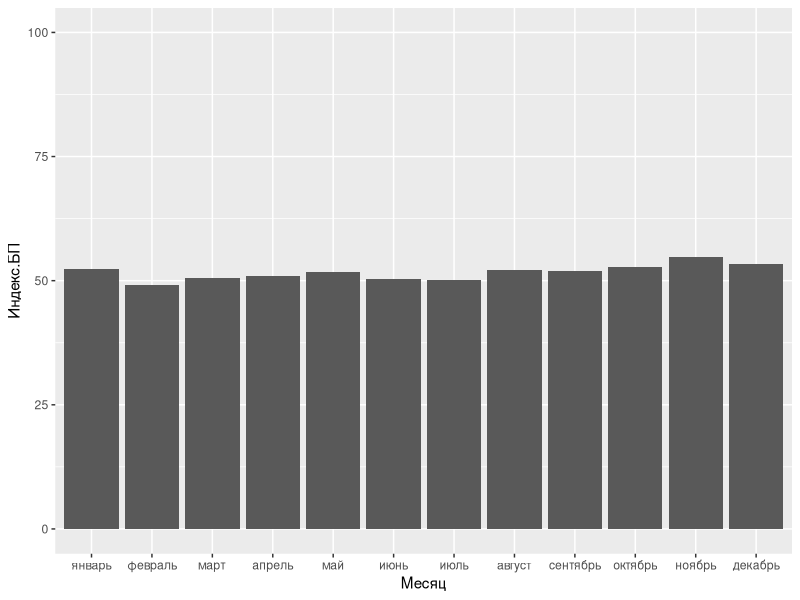
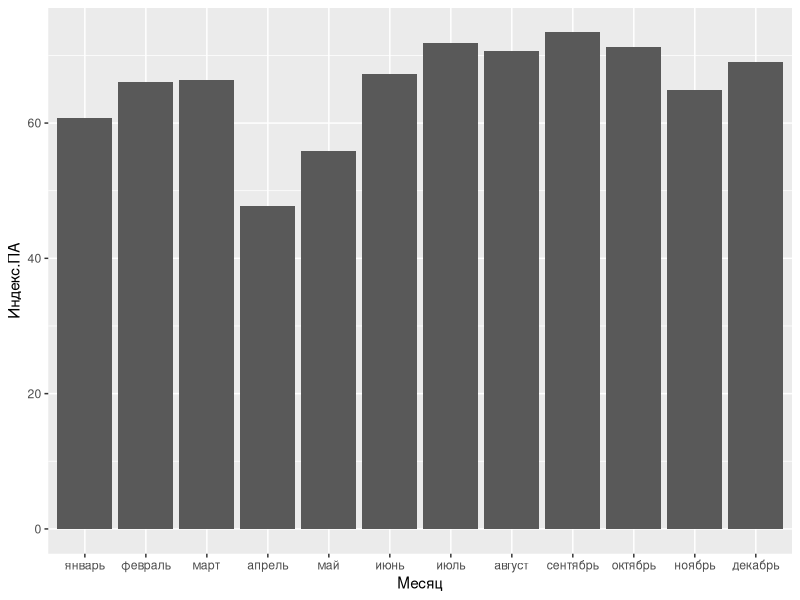
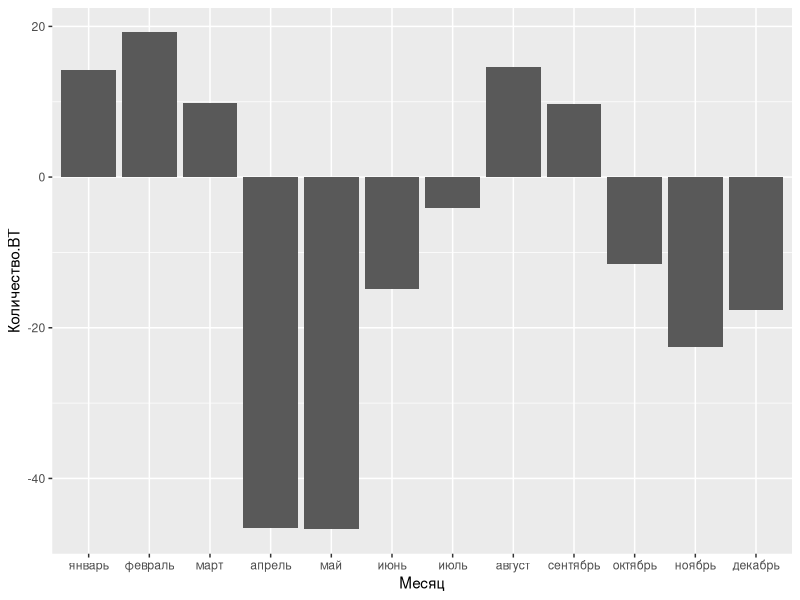
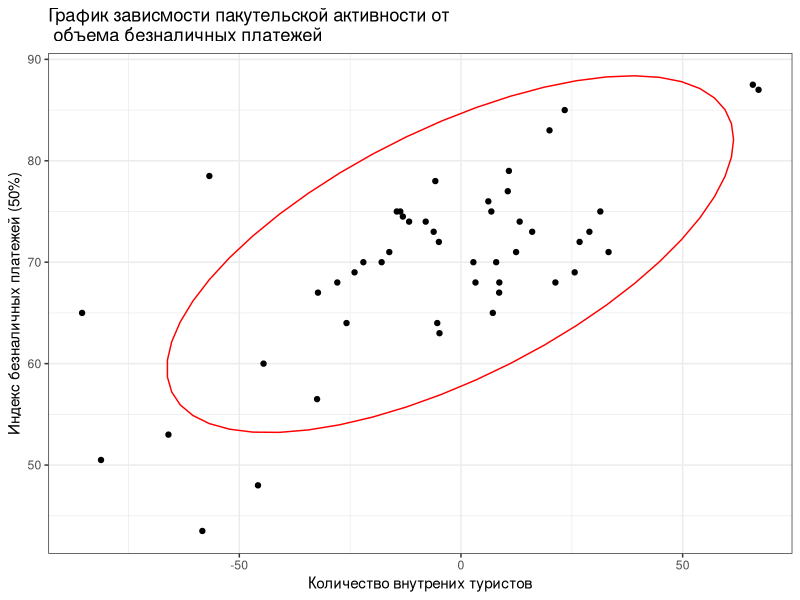

Recreate these plots in R, in order.
setwd('/Users/yadonistroman/Documents/GitHub/trustus-r/data')
library(tidyverse)
library(readxl)
df <- read_excel('total.xlsx')


df_for_hist <- df %>% group_by(Месяц) %>% summarise(Индекс.БП = round(mean(Индекс.БП), 1),
                                                    Индекс.ПА = round(mean(Индекс.ПА), 1),
                                                    Количество.ВТ = round(mean(Количество.ВТ), 1))

df_for_hist$Месяц <- factor(df_for_hist$Месяц, levels = c('январь', 'февраль', 'март', 'апрель', 'май', 'июнь', 
                                                          'июль', 'август', 'сентябрь', 'октябрь', 'ноябрь', 'декабрь'))

ggplot(data = df_for_hist, aes(x = Месяц, y = Индекс.БП)) + geom_col() + ylim(0, 100) 

ggplot(data = df_for_hist, aes(x = Месяц, y = Индекс.ПА)) + geom_col()

ggplot(data = df_for_hist, aes(x = Месяц, y = Количество.ВТ)) + geom_col()


BP <- ggplot(data = df, aes(y = Индекс.БП)) + geom_boxplot() + facet_wrap(~Месяц)
str(BP)
BP$layers$geom$extra_params
?geom_boxplot

extra <- function(data) {
  iqr <- IQR(data)
  q1 <- quantile(data, 0.25)
  q3 <- quantile(data, 0.75)
  lower_b <- q1 - 1.5 * iqr
  upper_b <- q3 + 1.5 * iqr
  return(c(lower_b, upper_b))
}

test_pa <- extra(df$Индекс.ПА)
df_out_index_pa <- df[df$Индекс.ПА < test_pa[1] | df$Индекс.ПА > test_pa[2], ]

test_bp <- extra(df$Индекс.БП)
df_out_index_bp <- df[df$Индекс.БП < test_bp[1] | df$Индекс.БП > test_bp[2], ]

test_vt <- extra(df$Количество.ВТ)
df_out_count_vt <- df[df$Количество.ВТ < test_vt[1] | df$Количество.ВТ > test_vt[2], ]

df_top_pa <- df %>% 
  group_by(Регион) %>% 
  summarise(`Индекс.ПА` = round(mean(Индекс.ПА), 1))

df_top_pa <- arrange(df_top_pa, desc(Индекс.ПА)) %>% top_n(30)

df_top_bp <- df %>% 
  group_by(Регион) %>% 
  summarise(`Индекс.БП` = round(mean(Индекс.БП), 1))

df_top_bp <- arrange(df_top_bp, desc(Индекс.БП)) %>% top_n(30)

df_top_bp_pa <- inner_join(df_top_bp, df_top_pa, by = 'Регион')

df_top <- df[df$Регион %in% df_top_bp_pa$Регион, ]

df_top <- df_top[df_top$Количество.ВТ > 0, ]

target_v <- c('калининградская область', 'камчатский край', 'кировская область', 'нижегородская область')
df_final <- df[df$Регион %in% target_v, ]

ggplot(data = df_final, aes(x = Количество.ВТ, y = Индекс.ПА)) + 
  geom_point() +
  theme_bw() +
  stat_ellipse(color = 'red') +
  labs(title = 'График зависмости пакутельской активности от\n объема безналичных платежей',
       x = 'Количество внутрених туристов',
       y = 'Индекс безналичных платежей (50%)')

cor.test(df_final$Количество.ВТ, df_final$Индекс.ПА)
